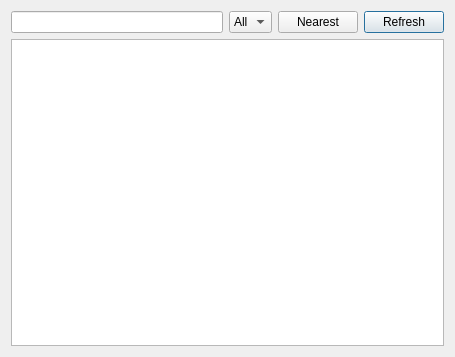
<?xml version="1.0" encoding="UTF-8"?>
<ui version="4.0">
 <class>StationsListDialog</class>
 <widget class="QDialog" name="StationsListDialog">
  <property name="geometry">
   <rect>
    <x>0</x>
    <y>0</y>
    <width>455</width>
    <height>357</height>
   </rect>
  </property>
  <property name="windowTitle">
   <string>Search Stations</string>
  </property>
  <layout class="QGridLayout" name="gridLayout">
   <item row="0" column="0">
    <widget class="QLineEdit" name="lineEdit"/>
   </item>
   <item row="0" column="1">
    <widget class="QComboBox" name="comboBox">
     <item>
      <property name="text">
       <string>All</string>
      </property>
     </item>
    </widget>
   </item>
   <item row="0" column="3">
    <widget class="QPushButton" name="refreshButton">
     <property name="text">
      <string>Refresh</string>
     </property>
    </widget>
   </item>
   <item row="0" column="2">
    <widget class="QPushButton" name="nearButton">
     <property name="text">
      <string>Nearest</string>
     </property>
    </widget>
   </item>
   <item row="1" column="0" colspan="4">
    <widget class="QListView" name="listView">
     <property name="alternatingRowColors">
      <bool>true</bool>
     </property>
     <property name="selectionRectVisible">
      <bool>true</bool>
     </property>
    </widget>
   </item>
  </layout>
 </widget>
 <resources/>
 <connections/>
</ui>
